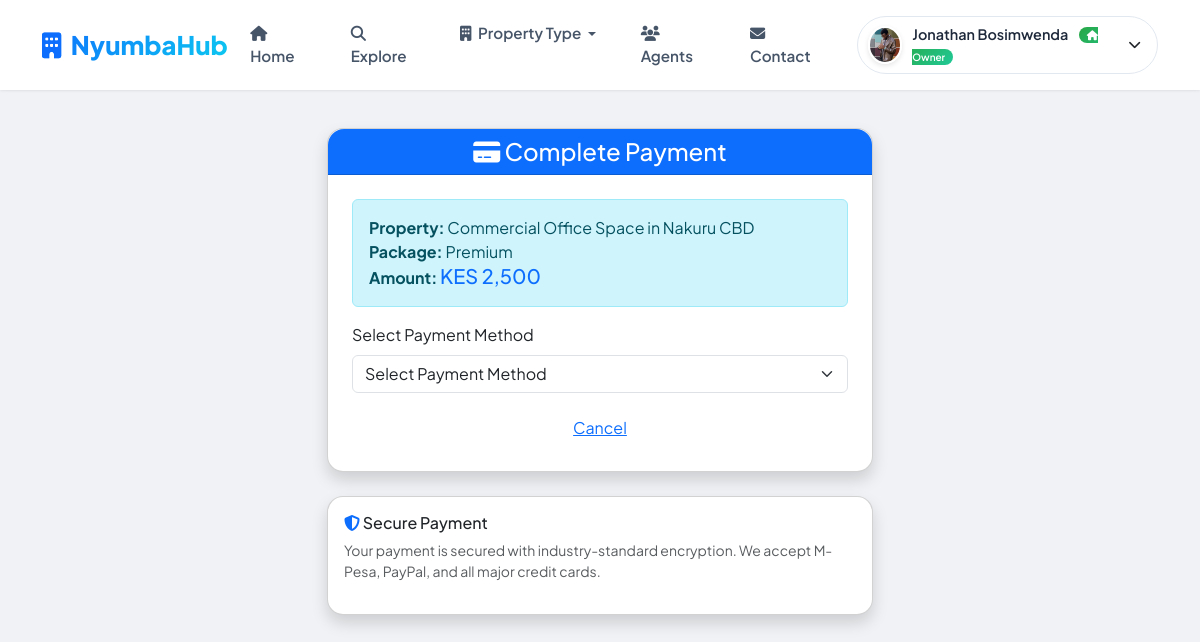
The app's page /payment.php?property_id=7&package=premium (signed in) with its own data.
### tables this page shows
CREATE TABLE `users` (
  `id` int(11) NOT NULL,
  `full_name` varchar(255) NOT NULL,
  `email` varchar(255) NOT NULL,
  `password` varchar(255) NOT NULL,
  `phone` varchar(20) DEFAULT NULL,
  `bio` text DEFAULT NULL,
  `facebook_link` varchar(255) DEFAULT NULL,
  `twitter_link` varchar(255) DEFAULT NULL,
  `instagram_link` varchar(255) DEFAULT NULL,
  `last_login` timestamp NULL DEFAULT NULL,
  `profile_image` varchar(255) DEFAULT 'default-avatar.png',
  `user_type` enum('user','admin','super_admin') DEFAULT 'user',
  `role` enum('user','admin','super_admin') DEFAULT 'user',
  `is_verified` tinyint(1) DEFAULT 0,
  `verification_badge` tinyint(1) DEFAULT 0,
  `subscription_plan` enum('bronze','silver','gold') DEFAULT 'bronze',
  `subscription_expiry` date DEFAULT NULL,
  `created_at` timestamp NOT NULL DEFAULT current_timestamp(),
  `updated_at` timestamp NOT NULL DEFAULT current_timestamp() ON UPDATE current_timestamp(),
  `status` enum('active','suspended','deleted') DEFAULT 'active'
);

CREATE TABLE `properties` (
  `id` int(11) NOT NULL,
  `owner_id` int(11) NOT NULL,
  `title` varchar(255) NOT NULL,
  `slug` varchar(255) DEFAULT NULL,
  `property_type` enum('house','apartment','bedsitter','single_room','hostel','commercial','land') NOT NULL,
  `category` enum('rent','sale','airbnb') NOT NULL,
  `price_rent` decimal(10,2) DEFAULT NULL,
  `price_sale` decimal(10,2) DEFAULT NULL,
  `service_charge` decimal(10,2) DEFAULT NULL,
  `county_id` int(11) DEFAULT NULL,
  `town_id` int(11) DEFAULT NULL,
  `estate` varchar(255) DEFAULT NULL,
  `street` varchar(255) DEFAULT NULL,
  `bedrooms` int(11) DEFAULT 0,
  `bathrooms` int(11) DEFAULT 0,
  `parking_slots` int(11) DEFAULT 0,
  `square_feet` int(11) DEFAULT NULL,
  `description` text DEFAULT NULL,
  `water_available` tinyint(1) DEFAULT 0,
  `electricity_available` tinyint(1) DEFAULT 0,
  `wifi_available` tinyint(1) DEFAULT 0,
  `security_available` tinyint(1) DEFAULT 0,
  `cctv` tinyint(1) DEFAULT 0,
  `borehole` tinyint(1) DEFAULT 0,
  `swimming_pool` tinyint(1) DEFAULT 0,
  `gym` tinyint(1) DEFAULT 0,
  `backup_generator` tinyint(1) DEFAULT 0,
  `balcony` tinyint(1) DEFAULT 0,
  `furnished` tinyint(1) DEFAULT 0,
  `pets_allowed` tinyint(1) DEFAULT 0,
  `listing_package` enum('basic','premium','vip') DEFAULT 'basic',
  `listing_expiry` date DEFAULT NULL,
  `is_featured` tinyint(1) DEFAULT 0,
  `is_verified` tinyint(1) DEFAULT 0,
  `status` enum('pending_payment','pending_approval','approved','rejected') DEFAULT 'pending_payment',
  `views_count` int(11) DEFAULT 0,
  `latitude` decimal(10,8) DEFAULT NULL,
  `longitude` decimal(11,8) DEFAULT NULL,
  `created_at` timestamp NOT NULL DEFAULT current_timestamp(),
  `updated_at` timestamp NOT NULL DEFAULT current_timestamp() ON UPDATE current_timestamp()
);

### includes/config.php (called while the page is built, shortened)
<?php
try {
    $pdo = new PDO("mysql:host=" . DB_HOST . ";dbname=" . DB_NAME, DB_USER, DB_PASS);
    $pdo->setAttribute(PDO::ATTR_ERRMODE, PDO::ERRMODE_EXCEPTION);
    $pdo->setAttribute(PDO::ATTR_DEFAULT_FETCH_MODE, PDO::FETCH_ASSOC);
} catch(PDOException $e) {
    die("Connection failed: " . $e->getMessage());
}
function isLoggedIn() {
    return isset($_SESSION['user_id']);
}
function getUserById($id) {
    global $pdo;
    $stmt = $pdo->prepare("SELECT * FROM users WHERE id = ?");
    $stmt->execute([$id]);
    $user = $stmt->fetch();
    if($user) {
        if(!isset($user['email_verified'])) $user['email_verified'] = 0;
    }
    return $user;
}
?>

### payment.php (the view, shortened to what this page needs)
<?php
require_once 'includes/config.php';
$property_id = isset($_GET['property_id']) ? (int)$_GET['property_id'] : 0;
$package = isset($_GET['package']) ? $_GET['package'] : 'basic';
if($property_id > 0) {
    $stmt = $pdo->prepare("SELECT * FROM properties WHERE id = ? AND owner_id = ?");
    $stmt->execute([$property_id, $_SESSION['user_id']]);
    $property = $stmt->fetch();
    if($property) {
        $package = $property['listing_package'];
    }
}
$price = BASIC_PRICE;
if($package == 'premium') $price = PREMIUM_PRICE;
$package_name = ucfirst($package);
require_once 'includes/header.php';
?>
<div class="container py-5">
    <div class="row justify-content-center">
        <div class="col-md-6">
            <div class="card shadow rounded-4">
                <div class="card-header bg-primary text-white text-center rounded-top-4">
                    <h4 class="mb-0"><i class="fas fa-credit-card"></i> Complete Payment</h4>
                </div>
                <div class="card-body p-4">
                    <?php if(isset($success)): ?>
                        <div class="alert alert-success text-center">
                            <i class="fas fa-check-circle fa-2x mb-2"></i>
                            <h5><?php echo $success; ?></h5>
                            <p>Redirecting to your properties...</p>
                        </div>
                    <?php else: ?>
                    <div class="alert alert-info">
                        <strong>Property:</strong> <?php echo isset($property) ? htmlspecialchars($property['title']) : 'New Property'; ?><br>
                        <strong>Package:</strong> <?php echo $package_name; ?><br>
                        <strong>Amount:</strong> <span class="h5 text-primary">KES <?php echo number_format($price); ?></span>
                    </div>
                    <form method="POST">
                        <div class="mb-3">
                            <label class="form-label">Select Payment Method</label>
                            <select name="payment_method" class="form-select" id="paymentMethod" required>
                                <option value="">Select Payment Method</option>
                            </select>
                        </div>
                        <div class="text-center mt-3">
                            <a href="my-properties.php" class="btn btn-link">Cancel</a>
                        </div>
                    </form>
                    <?php endif; ?>
                </div>
            </div>
            <div class="card shadow rounded-4 mt-4">
                <div class="card-body">
                    <h6><i class="fas fa-shield-alt text-primary"></i> Secure Payment</h6>
                    <p class="small text-muted">Your payment is secured with industry-standard encryption. We accept M-Pesa, PayPal, and all major credit cards.</p>
                </div>
            </div>
        </div>
    </div>
</div>

### includes/header.php (shortened to what this page needs)
<?php
$loggedInUser = null;
if(isLoggedIn() && isset($_SESSION['user_id'])) {
    $loggedInUser = getUserById($_SESSION['user_id']);
}
$user_role = isset($_SESSION['user_role']) ? $_SESSION['user_role'] : 'user';
$is_admin = ($user_role == 'admin');
$is_super_admin = ($user_role == 'super_admin');
?>
<!DOCTYPE html>
<html lang="en">
<head>
    <link href="https://cdn.jsdelivr.net/npm/bootstrap@5.3.0/dist/css/bootstrap.min.css" rel="stylesheet">
    <link rel="stylesheet" href="https://cdnjs.cloudflare.com/ajax/libs/font-awesome/6.4.0/css/all.min.css">
</head>
<body>
<nav class="modern-navbar" id="mainNav">
    <div class="container">
        <div class="d-flex align-items-center justify-content-between">
            <a class="navbar-brand" href="<?php echo SITE_URL; ?>">
                <i class="fas fa-building"></i> NyumbaHub
            </a>
            <div class="d-none d-lg-flex align-items-center" id="navMenu">
                <ul class="navbar-nav me-auto mb-2 mb-lg-0 d-flex flex-row">
                    <li class="nav-item">
                        <a class="nav-link <?php echo basename($_SERVER['PHP_SELF']) == 'index.php' ? 'active' : ''; ?>" href="<?php echo SITE_URL; ?>">
                            <i class="fas fa-home me-1"></i> Home
                        </a>
                    </li>
                    <li class="nav-item">
                        <a class="nav-link <?php echo basename($_SERVER['PHP_SELF']) == 'properties.php' ? 'active' : ''; ?>" href="<?php echo SITE_URL; ?>properties.php">
                            <i class="fas fa-search me-1"></i> Explore
                        </a>
                    </li>
                    <li class="nav-item dropdown">
                        <a class="nav-link dropdown-toggle" href="#" id="propertyDropdown" role="button" data-bs-toggle="dropdown" aria-expanded="false">
                            <i class="fas fa-building me-1"></i> Property Type
                        </a>
                    </li>
                    <li class="nav-item">
                        <a class="nav-link" href="<?php echo SITE_URL; ?>agents.php">
                            <i class="fas fa-users me-1"></i> Agents
                        </a>
                    </li>
                    <li class="nav-item">
                        <a class="nav-link" href="<?php echo SITE_URL; ?>contact.php">
                            <i class="fas fa-envelope me-1"></i> Contact
                        </a>
                    </li>
                </ul>
                <div class="ms-3">
                    <?php if(isLoggedIn() && isset($_SESSION['user_id'])): ?>
                        <div class="dropdown">
                            <div class="user-dropdown-btn" data-bs-toggle="dropdown" aria-expanded="false">
                                <?php
                                $profileImg = 'default-avatar.png';
                                if(isset($loggedInUser['profile_image']) && $loggedInUser['profile_image'] && $loggedInUser['profile_image'] != 'default-avatar.png') {
                                    $profileImg = $loggedInUser['profile_image'];
                                }
                                ?>
                                <img src="<?php echo SITE_URL . 'uploads/profiles/' . $profileImg; ?>" class="user-avatar" alt="Avatar">
                                <span class="user-name">
                                    <?php echo htmlspecialchars($_SESSION['user_name'] ?? 'User'); ?>
                                    <?php if($is_super_admin): ?>
                                        <span class="super-badge"><i class="fas fa-shield-alt"></i> Super Admin</span>
                                    <?php elseif($is_admin): ?>
                                        <span class="admin-badge"><i class="fas fa-home"></i> Owner</span>
                                    <?php else: ?>
                                        <span class="user-badge"><i class="fas fa-user"></i> Seeker</span>
                                    <?php endif; ?>
                                </span>
                                <i class="fas fa-chevron-down" style="font-size: 0.8rem;"></i>
                            </div>
                        </div>
                    <?php endif; ?>
                </div>
            </div>
        </div>
    </div>
</nav>
<div class="navbar-spacer"></div>
</body>
</html>

### includes/header.php (style rules this page uses)
:root { --primary: #0d6efd; --primary-dark: #0a58ca; --secondary: #6c757d; --dark: #1e293b; --light: #f8fafc; --gradient: linear-gradient(135deg, #0d6efd 0%, #0dcaf0 100%); }
* { margin: 0; padding: 0; box-sizing: border-box; }
body { font-family: 'Plus Jakarta Sans', sans-serif; background: #f0f2f5; }
.modern-navbar { background: rgba(255, 255, 255, 0.98); backdrop-filter: blur(10px); box-shadow: 0 1px 3px rgba(0,0,0,0.05), 0 1px 2px rgba(0,0,0,0.03); padding: 0.8rem 0; position: fixed; top: 0; left: 0; right: 0; z-index: 1030; transition: all 0.3s ease; }
.navbar-brand { font-size: 1.6rem; font-weight: 800; background: var(--gradient); -webkit-background-clip: text; -webkit-text-fill-color: transparent; background-clip: text; }
.navbar-brand i { background: none; -webkit-text-fill-color: var(--primary); margin-right: 5px; }
.nav-link { font-weight: 600; color: #475569; padding: 0.6rem 1.2rem; margin: 0 0.2rem; border-radius: 12px; transition: all 0.3s ease; font-size: 0.95rem; }
.admin-badge { background: linear-gradient(135deg, #28a745, #20c997); color: white; padding: 2px 8px; border-radius: 20px; font-size: 10px; font-weight: 600; margin-left: 8px; vertical-align: middle; }
.user-dropdown-btn { display: flex; align-items: center; gap: 10px; background: white; border: 1px solid #e2e8f0; border-radius: 60px; padding: 0.4rem 1rem 0.4rem 0.6rem; transition: all 0.3s ease; cursor: pointer; }
.user-avatar { width: 38px; height: 38px; border-radius: 50%; object-fit: cover; border: 2px solid white; box-shadow: 0 2px 5px rgba(0,0,0,0.1); }
.user-name { font-weight: 600; font-size: 0.9rem; color: #1e293b; }
.navbar-spacer { height: 80px; }

### records on screen
users: profile_image (picture)
properties: title "Commercial Office Space in Nakuru CBD", listing_package "Premium", listing_package "2,500"

### other values on screen
$_SESSION['user_name'] "Jonathan Bosimwenda"
